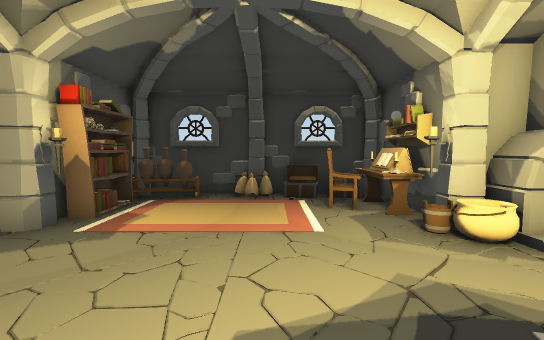
[1] (above)

13 first-person views from a walk through a 3-D level made in the Unity game engine. The camera is 1.4 m above the floor, tilts 4° down and sees 90° across. The floor is counted in squares, 1 m on a side. Each view is taken from the middle of a square. On the plan, view 1 faces up. The plan holds only what a view shows up to about 13 squares ahead; the rest is blank. The place goes on beyond the plan. The player is left out. Door leaves are left out, so doorways stand open.

[2]
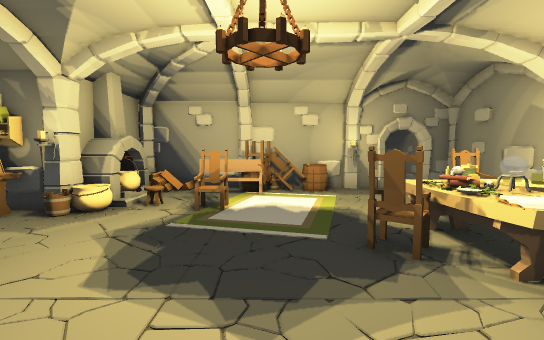

[3]
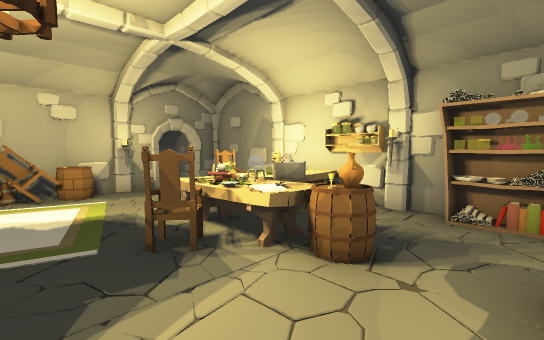

[4]
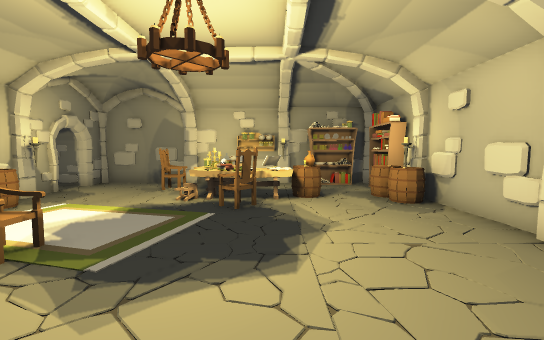

[5]
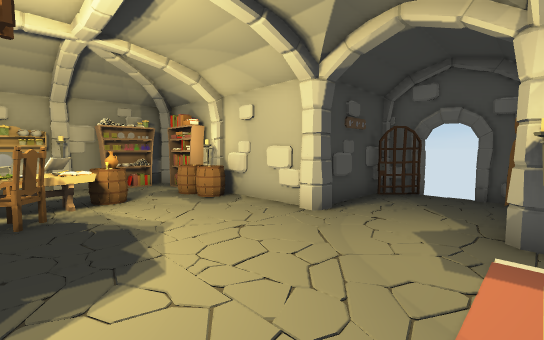

[6]
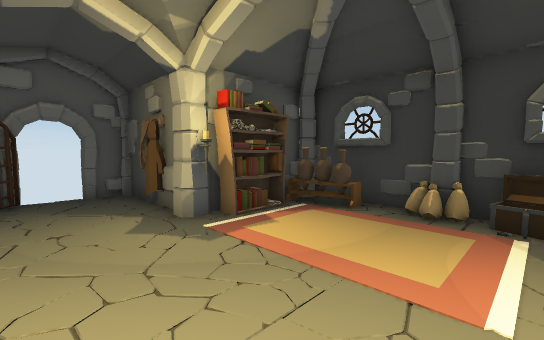

[7]
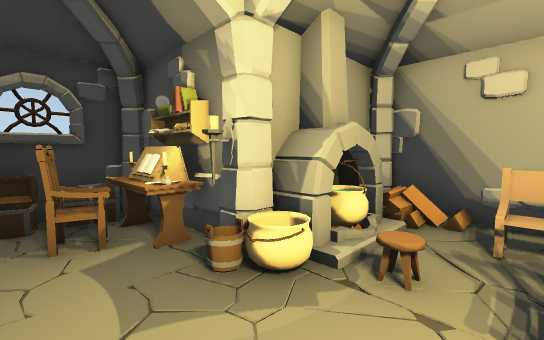

[8]
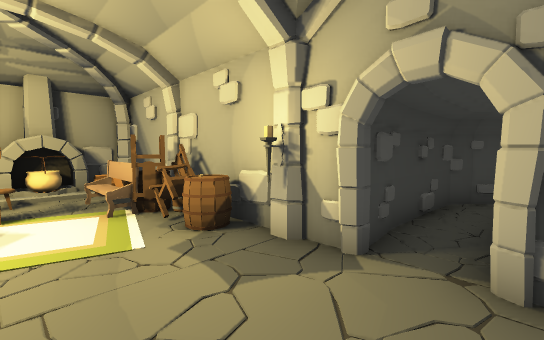

[9]
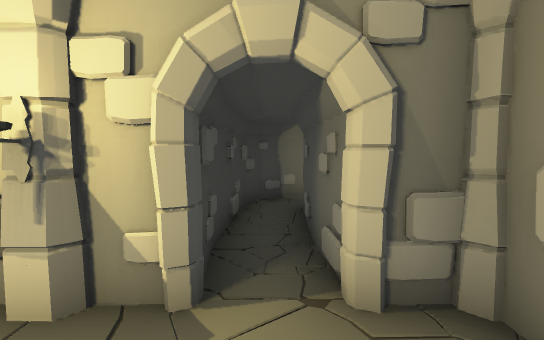

[10]
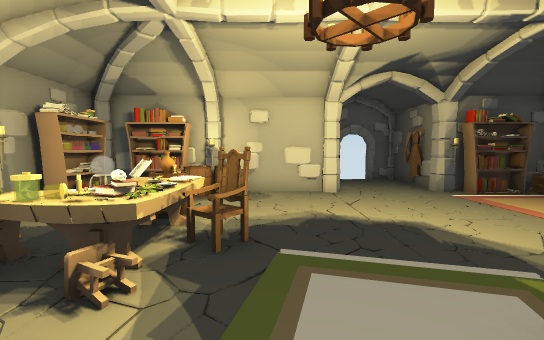

[11]
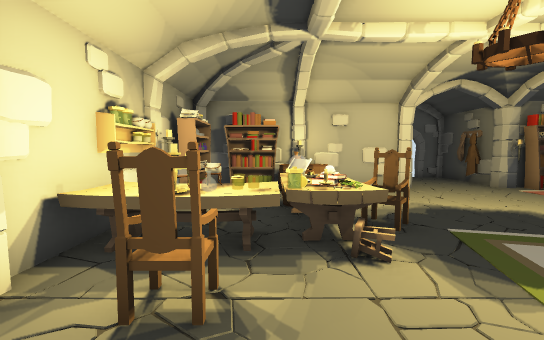

[12]
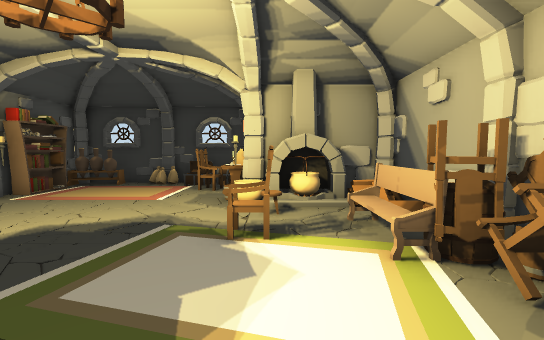

[13]
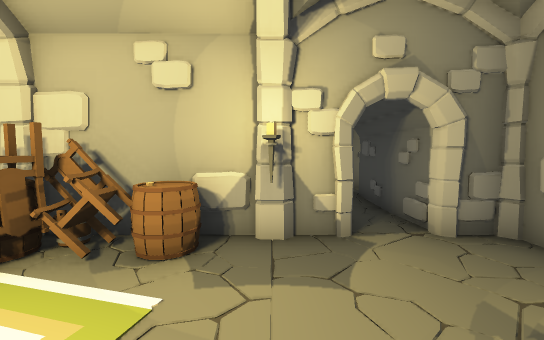

### Floor plan
Points are (right, up) in squares from view 1. A wall is a line through its corners. A room is listed if a view was taken in it or the views show most of it. See-through windows are left out.
Room 1 (views 1, 2, 3, 4, 5, 6, 7, 8, 9, 10, 11, 12, 13)
walls: (3.8, 4.7) (3.2, 4.7) (3.2, 5.2); (3.6, 4.9) (3.2, 4.9); (7.4, 0.4) (7.4, 4.9); (7.3, 4.4) (7, 4.7); (-4.3, 0.2) (-4.4, -0.5); (-4.4, 0.9) (-4.4, -2.8); (7.1, 4.9) (3.7, 4.9); (7.2, -4.1) (7.5, -3.7); (7.4, -4.1) (7.4, -3.2); (3.3, 8.4) (2.7, 9); (-4.2, 5.3) (-4.2, 4.8); (2.2, 8.7) (1.5, 8.7); (2.4, -6.9) (3.2, -6.9); (3.2, 8.9) (1.4, 8.9); (3.7, -6.9) (7.4, -6.9); (-0.5, 8.9) (-3.8, 8.9) (-4.2, 8.5); (-5.4, 4.9) (-8.4, 4.9) (-8.4, 3.9); (-5.5, 4.9) (-5.9, 4.6); (-1.8, 8.7) (-3.3, 8.7); (7.4, -5.7) (7.6, -5.5); (7.4, -5.7) (11.6, -5.7); (9, -4.1) (7.9, -4.3); (7.4, -5.8) (9.7, -5.6); (7.7, -5.8) (8.1, -5.4); (-2.4, -6.9) (-0.5, -6.9); (-4.4, -5.5) (-4.4, -6.3) (-3.9, -6.8); (-7.4, 1.1) (-5, 1.1); (-8.1, 2.2) (-7.5, 1.4); (-8.1, 2.3) (-7.7, 1.7); (-8.3, 2.4) (-6.9, 1.1); (-8.4, 2.1) (-8.4, 1.1); (13.3, -6) (13.2, -5.2) (12.8, -4.7) (12.1, -4.2) (7.7, -4.1)
low walls: (6.7, 4.7) (6, 4.8); (7, 4.7) (6, 4.7); (-4.4, 0.6) (-4.3, 0); (11.1, -4.3) (10.5, -4.3)
ways out: opening at (-9, 4.5); open door at (6.5, -6)
objects: other object (-5, 5); other object (-4, -5); other object (-4, -4); barrel (-4, -2) to (-3, -2); other object (-4, 1); other object (-4, 6); other object (-4, 7); other object (-4, 8); barrel (-3, -3); carpet (-3, 5); carpet (-3, 8) to (-2, 8); barrel (-1, -4) to (-1, -3); carpet (-1, 5); bag (-1, 8); table (0, -4); table (0, -2); bag (0, 9); other object (1, -4) to (1, -3); chair (1, -2) to (1, -1); chair (1, 6) to (2, 7); chest (1, 9); table (2, -6); other object (2, -5); other object (2, 7); chest (2, 8) to (3, 8); chair (3, -5) to (4, -5); carpet (3, 1); cauldron (3, 4); desk (3, 6); books (3, 7); chair (4, 1) to (4, 2); fireplace (4, 4); cauldron (5, 4) to (5, 5); barrel (6, -2) to (7, -1); chair (6, 0) to (6, 1); bench (6, 2); fireplace (6, 4); other object (7, -3); barrel (7, 0); other object (7, 4)

Positions as (right, up) in squares from view 1, and headings:
1: (0, 0), facing up
2: (-3, 0), facing right
3: (-3, 0), facing down-right
4: (0, 5), facing down
5: (1, 5), facing down-left
6: (1, 2), facing up-left
7: (1, 2), facing up-right
8: (4, -6), facing up-right
9: (5, -5), facing right
10: (5, -1), facing left
11: (6, -4), facing left
12: (4, -3), facing up
13: (3, -3), facing right
